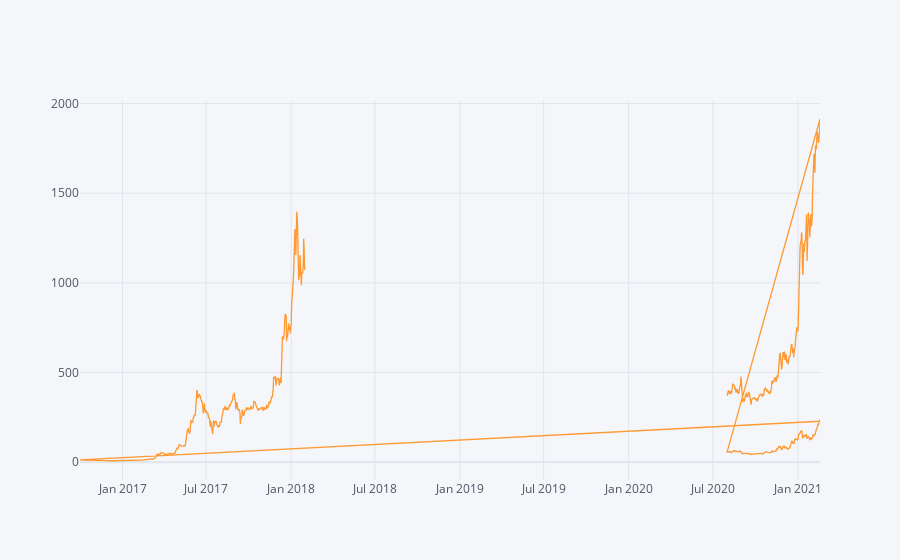

This figure's notebook cell:
### Code cell
e = ETH.xs(key='Close',axis=1).loc['2016-10-01':'2018-01-30']
E = ETH.xs(key='Close',axis=1).loc['2020-08-01':'2021-02-18']
L = LTC.xs(key='Close',axis=1).loc['2020-08-01':'2021-02-18']

EL = pd.concat([E, L, e])

EL.iplot()

### Figure 1 — Plotly figure (JSON) as saved in the notebook; plotly's stock layout.template omitted (floating-point values rounded to 4 significant figures; data arrays with more than 128 entries replaced by an {"elided": "..."} marker saying what was removed)
{"data": [{"line": {"color": "rgba(255, 153, 51, 1.0)", "dash": "solid", "shape": "linear", "width": 1.3}, "mode": "lines", "name": "Close", "text": "", "type": "scatter", "x": {"elided": "878 str values"}, "y": {"elided": "878 float values"}}], "layout": {"legend": {"bgcolor": "#F5F6F9", "font": {"color": "#4D5663"}}, "paper_bgcolor": "#F5F6F9", "plot_bgcolor": "#F5F6F9", "title": {"font": {"color": "#4D5663"}}, "xaxis": {"gridcolor": "#E1E5ED", "showgrid": true, "tickfont": {"color": "#4D5663"}, "title": {"font": {"color": "#4D5663"}, "text": ""}, "zerolinecolor": "#E1E5ED"}, "yaxis": {"gridcolor": "#E1E5ED", "showgrid": true, "tickfont": {"color": "#4D5663"}, "title": {"font": {"color": "#4D5663"}, "text": ""}, "zerolinecolor": "#E1E5ED"}}}
